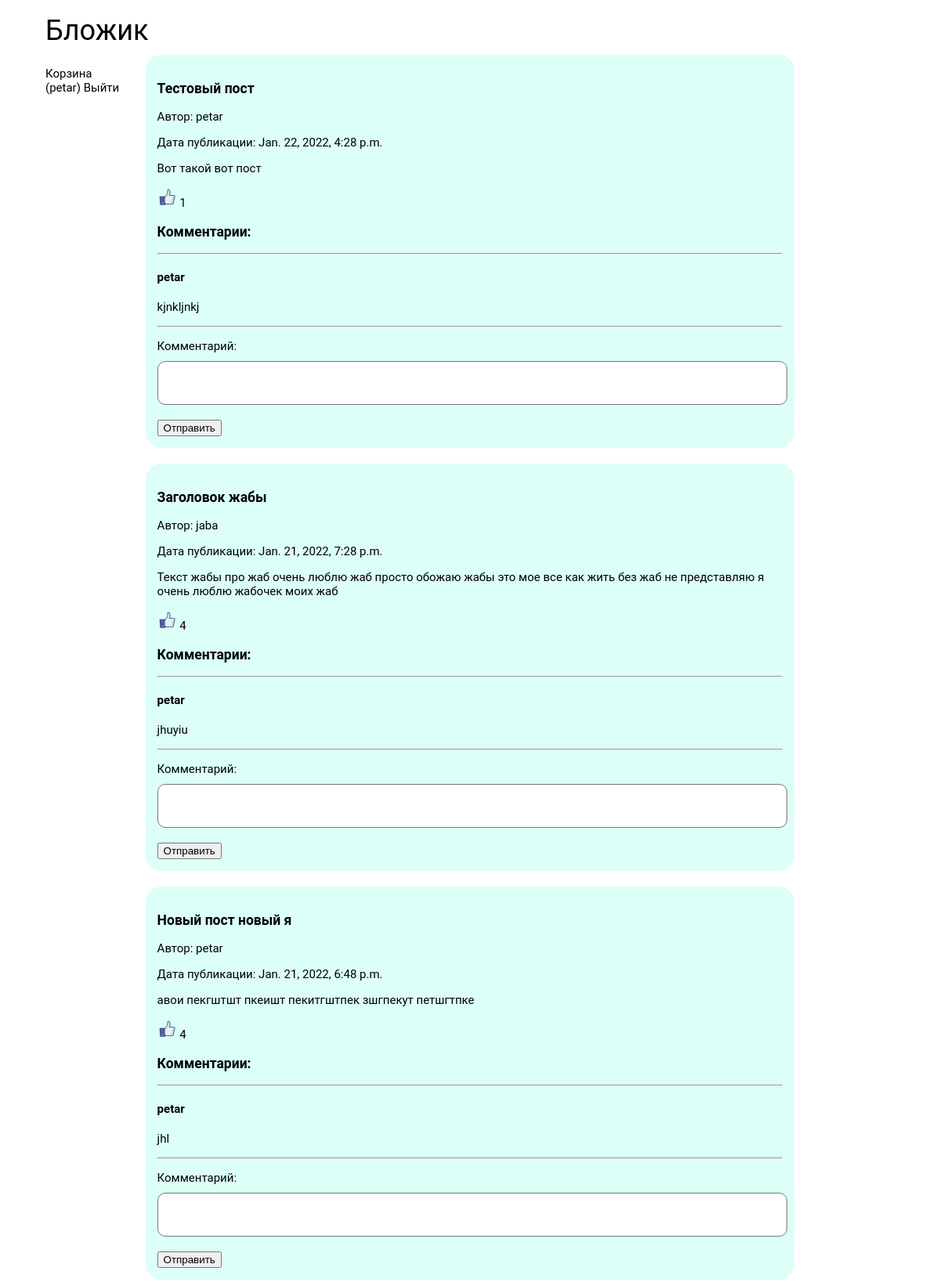
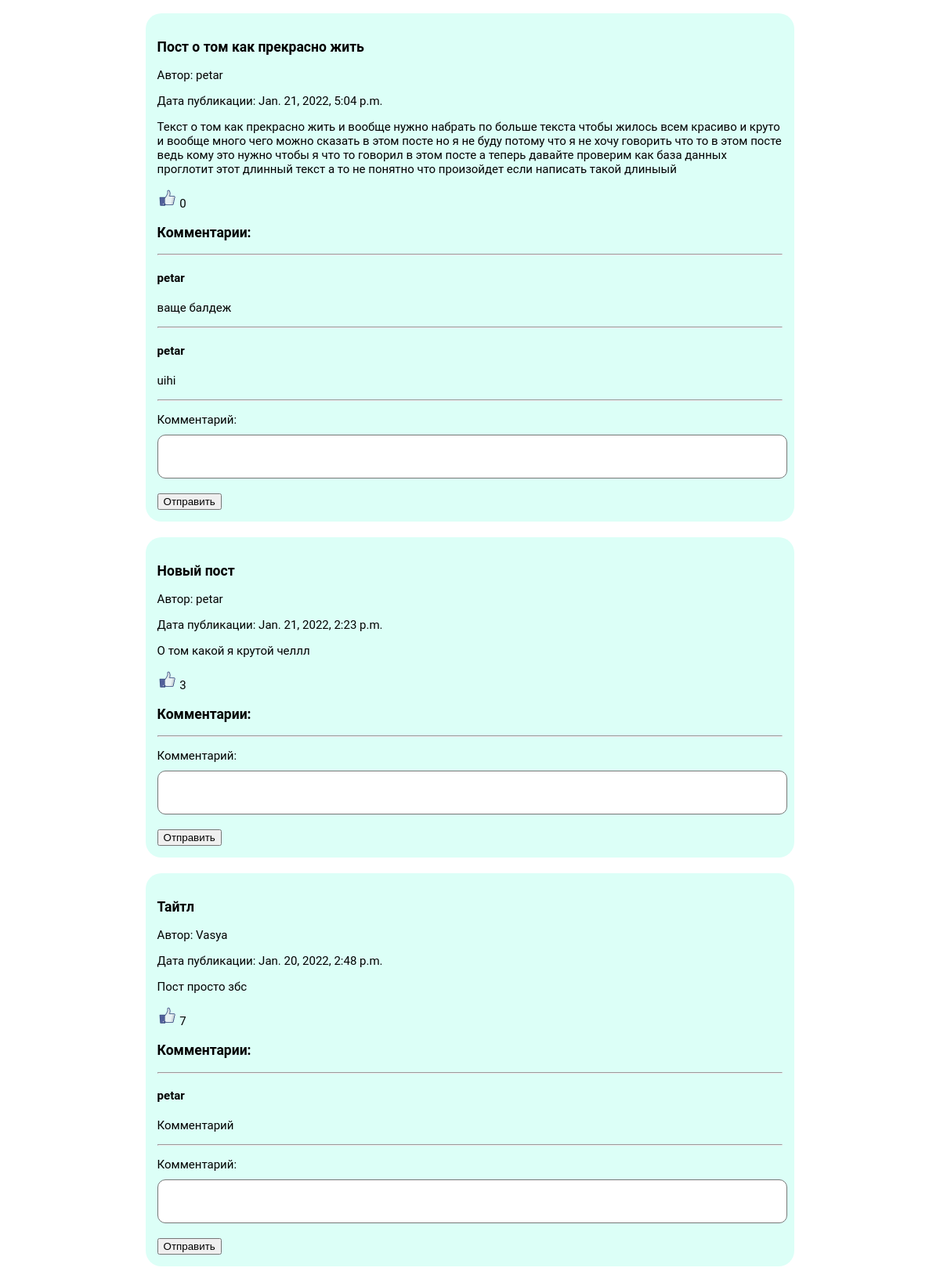
The page / (signed in) on the database its author committed (2 pictures, top to bottom).
### blog/models.py (models this page shows)
class Post(models.Model):
    title = models.CharField(max_length=100)
    author = models.ForeignKey(
        'auth.User',
        on_delete=models.CASCADE
    )
    text = models.TextField()
    date = models.DateTimeField()
    likes = models.IntegerField(default=0)
    isActive = models.BooleanField(default=1)

class Comment(models.Model):
    date = models.DateTimeField(default=datetime.datetime.now())
    text = models.TextField(default="")
    post = models.ForeignKey(
        Post,
        on_delete=models.CASCADE
    )
    author = models.ForeignKey(
        'auth.User',
        on_delete=models.CASCADE
    )

### blog/views.py (the view)
# urls.py: path('', blog.views.index),
def index(request):
    posts = Post.objects.filter(isActive=1).order_by('-date')
    ids = []
    for post in posts:
        ids.append(post.id)
    print("IDS")
    print(ids)
    comments = Comment.objects.filter(post_id__in=ids).order_by('-date')[:6][::-1]
    print("COMMENTS")
    for comment in comments:
        print(comment)
    context ={
        'username': request.user,
        'posts': posts,
        'comments': comments,
        'form': CommentForm()
    }
    return render(request, 'index.html', context)

### blog/forms.py
class CommentForm(forms.Form):
    text = forms.CharField(widget=forms.Textarea, max_length=100, label='Комментарий')

### blog/templates/index.html (shortened to what this page needs)
{% extends 'base.html' %}
{% load static %}
{% block content %}
    <link rel="stylesheet" type="text/css" href="{% static 'blog/feed.css' %}">
    <div class="content">
        {% for post in posts %}
            <div class="post">
                <h3>{{ post.title }}</h3>
                <p>Автор: <a href="/accounts/{{ post.author }}">{{ post.author }}</a></p>
                <p>Дата публикации: {{ post.date }}</p>
                <p>{{ post.text }}</p>
                <p> <a href="like/{{ post.id }}"> <img src="{% static "like.png" %}" width="25px" height="25px"> </a> {{ post.likes }} </p>
                <h3>Комментарии:</h3>
                <hr>
                {% for comment in comments %}
                    {% if comment.post == post %}
                        <p><h4>{{ comment.author.username }}</h4></p>
                        <p>{{ comment.text }}</p>
                        <hr>
                    {% endif %}
                {% endfor %}
                <form action="/add_comment/{{ post.id }}" method="post">
                    <div class="form_comm">
                        {{ form.as_p }}
                        <button type="submit" class="button">Отправить</button>
                    </div>
                </form>
            </div>
        {% endfor %}
    </div>
{% endblock %}

### blog/templates/base.html (shortened to what this page needs)
<!DOCTYPE html>
<html lang="en">
<head>
</head>
{% load static %}
<link rel="stylesheet" type="text/css" href="{% static 'blog/base.css' %}">
<body>
<div>
    <section>
        <div class="head"> <a href="/"> Бложик </a> </div>
        <ul class="menu">
            {% if not username.is_anonymous %}
                <li> <a href="/wastebin/">Корзина</a> </li>
                <li> <a href="/accounts/{{ username }}">({{ username }})</a> <a href="/logout"> Выйти</a> </li>
            {% else %}
                <li><a href="/login">Войти</a></li>
            {% endif %}
        </ul>
    </section>
</div>
    {% block content %}
    {% endblock %}
</body>
</html>

### blog/static/blog/base.css (style rules this page uses)
body { font: normal 15px 'Roboto', sans-serif; }
.head { font-size: 36px; text-decoration: none; padding-top: 10px; padding-bottom: 10px; padding-left: 50px; text-align: left; }
a { color: black; text-decoration: none; }
.menu { list-style: none; position: absolute; padding-left: 50px; }

### blog/static/blog/feed.css (style rules this page uses)
.post { background: #dcfff7; padding: 15px; margin-bottom: 20px; border-radius: 20px; }
.content { max-width: 70%; margin: auto; }
.form_comm label { font: normal 15px 'Roboto', sans-serif; display: block; padding-bottom: 10px; }
.form_comm textarea { width: 100%; height: 50px; border-radius: 10px; outline: none; resize: none; }

### rows shown on the page
Post: title "Тестовый пост", author "petar", date "Jan. 22, 2022, 4:28 p.m.", text "Вот такой вот пост", likes "1"
Comment: author.username "petar", text "kjnkljnkj"
Post: title "Заголовок жабы", author "jaba", date "Jan. 21, 2022, 7:28 p.m.", text "Текст жабы про жаб очень люблю жаб просто обожаю жабы это мое все как жить без жаб не представляю я очень люблю жабочек моих жаб", likes "4"
Comment: author.username "petar", text "jhuyiu"
Post: title "Новый пост новый я", author "petar", date "Jan. 21, 2022, 6:48 p.m.", text "авои пекгштшт пкеишт пекитгштпек зшгпекут петшгтпке", likes "4"
Comment: author.username "petar", text "jhl"
Post: title "Пост о том как прекрасно жить", author "petar", date "Jan. 21, 2022, 5:04 p.m.", text "Текст о том как прекрасно жить и вообще нужно набрать по больше текста чтобы жилось всем красиво и круто и вообще много чего можно сказать в этом посте но я не буду потому что я не хочу говорить что то в этом посте ведь кому это нужно чтобы я что то говорил в этом посте а теперь давайте проверим как база данных проглотит этот длинный текст а то не понятно что произойдет если написать такой длиныый", likes "0"
Comment: author.username "petar", text "ваще балдеж"
Comment: author.username "petar", text "uihi"
Post: title "Новый пост", author "petar", date "Jan. 21, 2022, 2:23 p.m.", text "О том какой я крутой челлл", likes "3"
Post: title "Тайтл", author "Vasya", date "Jan. 20, 2022, 2:48 p.m.", text "Пост просто збс", likes "7"
Comment: author.username "petar", text "Комментарий"

### other values the page prints
{{ username }} "petar"
